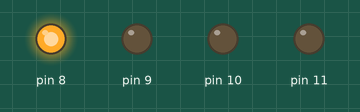
Simulated run of this sketch. Board: Arduino Uno, built with avr-gcc and run on an emulated ATmega328P. Shown: output pins drawn as LEDs (lit = HIGH).

Above: at 0.2 s.
At 0.6 s:
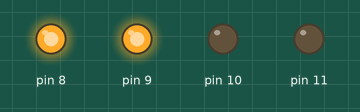
At 1.3 s:
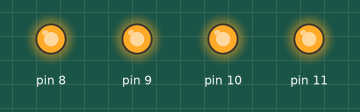
Timing chart, 0 to 2.8 s (numbered marks = the images above):
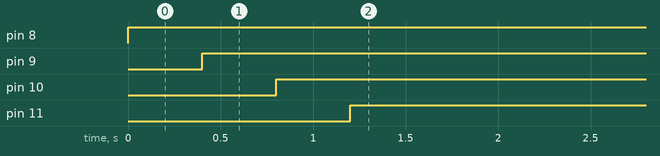

The sketch:

LEDS.ino
```cpp
/*
 作者:暴走的阿Sai
 时间：2016年8月30日
 发表地址：[url]www.t-firefly.com[/url]
 程序说明：
 控制多个LED闪烁
 */
void setup() {
  // 初始化引脚8,9,10,11为输出
  pinMode(8, OUTPUT);
  pinMode(9, OUTPUT);
  pinMode(10, OUTPUT);
  pinMode(11, OUTPUT);
}

// the loop function runs over and over again forever
void loop() {
  int i;
  for(i=8;i<=11;i++)
 {
  digitalWrite(i, HIGH);   // 设置引脚i为高电平
  delay(200);              // 延迟200毫秒
  delay(200);              // 延迟200毫秒
 }
}
```

Measured:
- by itself, pin 8: LOW → HIGH at 0.00 s
- by itself, pin 9: LOW → HIGH at 0.40 s
- by itself, pin 10: LOW → HIGH at 0.80 s
- by itself, pin 11: LOW → HIGH at 1.2 s
